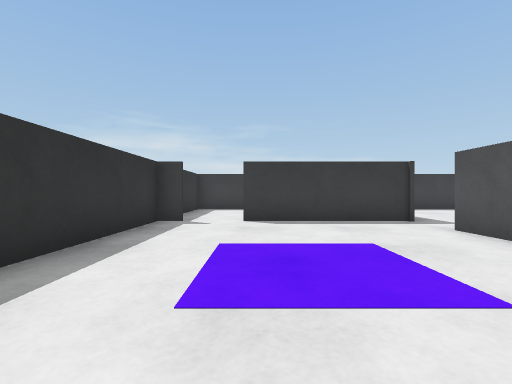
[1] (above)

24 first-person views from a walk through a robot-simulator world made for Webots. The camera is 0.71 m above the floor, looks level and sees 85° across. The floor is counted in squares, 1 m on a side. Each view is taken from the middle of a square. On the plan, view 1 faces up. The plan holds only what a view shows up to about 9 squares ahead; the rest is blank. Robots are left out.

[2]
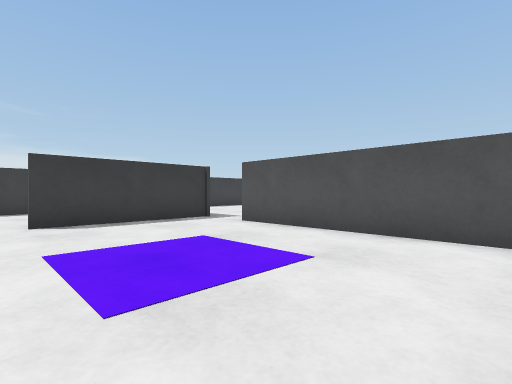

[3]
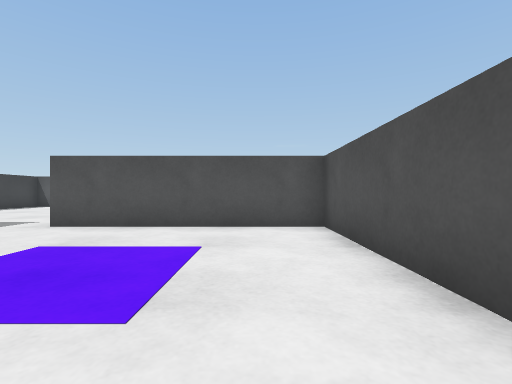

[4]
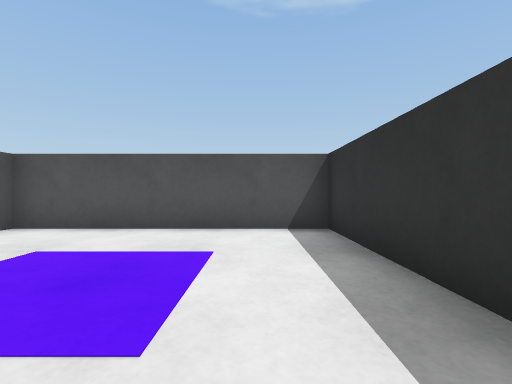

[5]
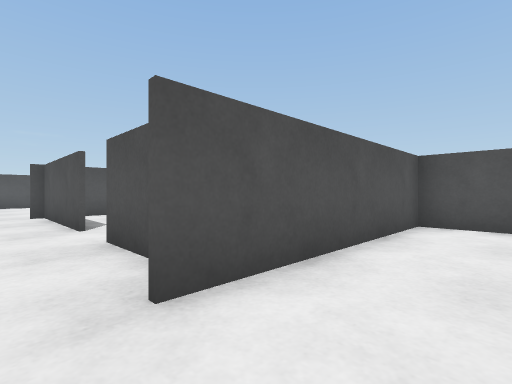

[6]
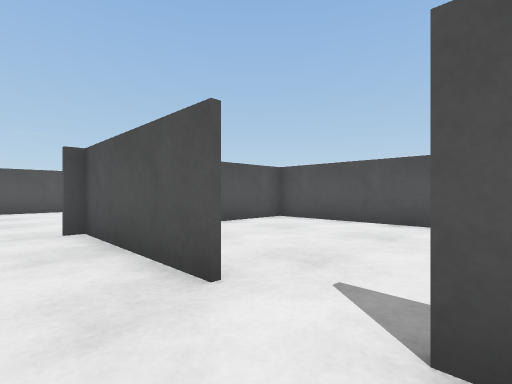

[7]
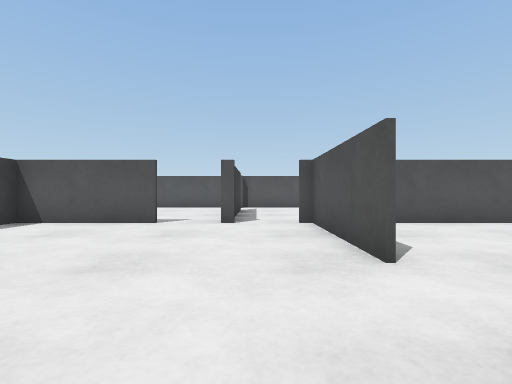

[8]
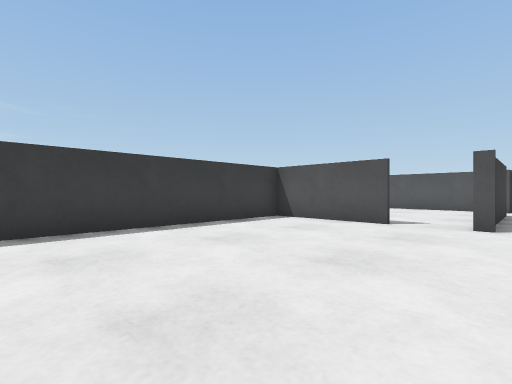

[9]
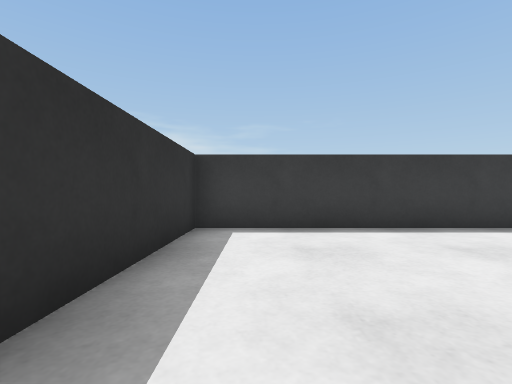

[10]
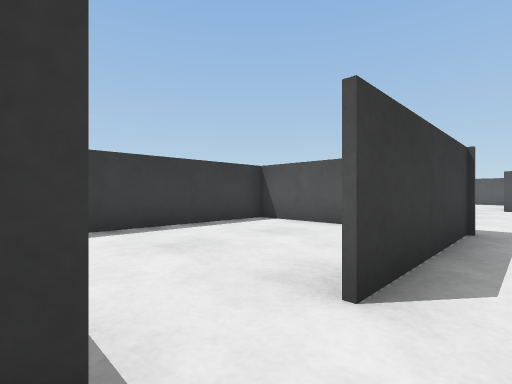

[11]
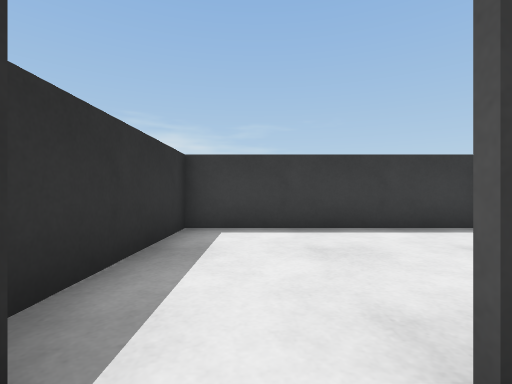

[12]
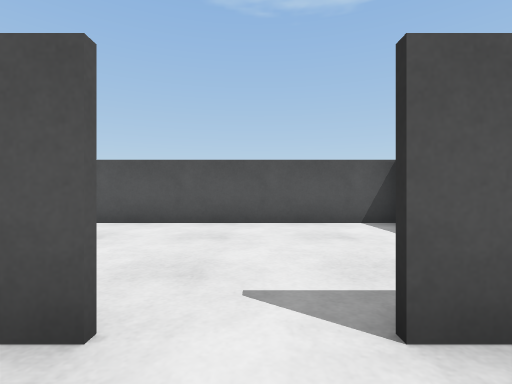

[13]
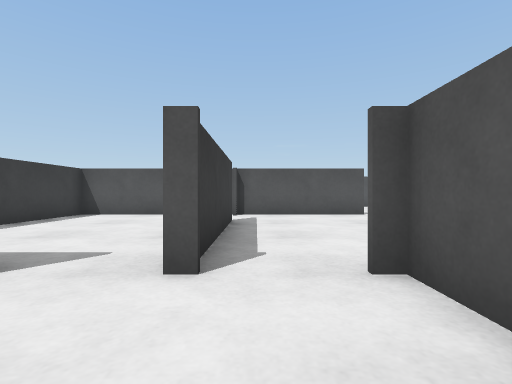

[14]
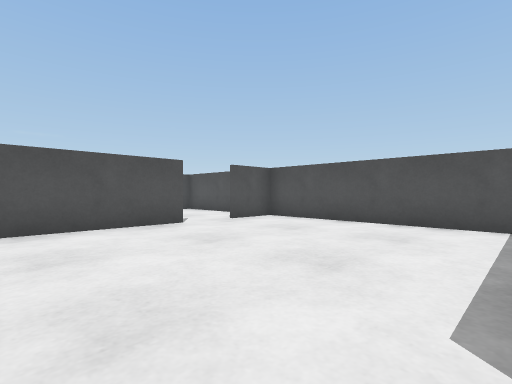

[15]
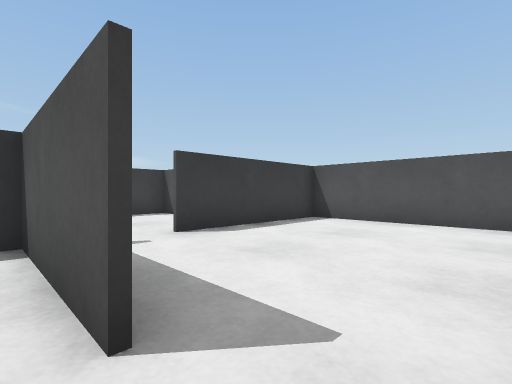

[16]
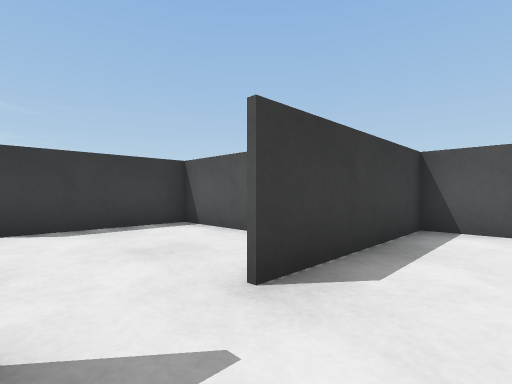

[17]
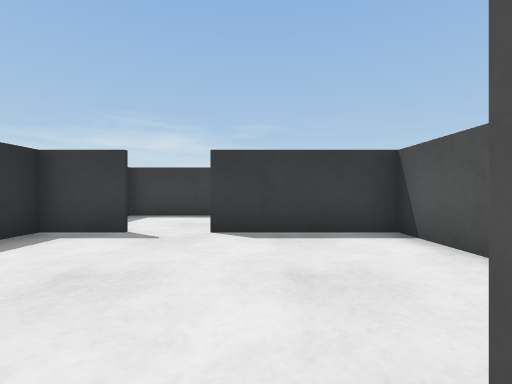

[18]
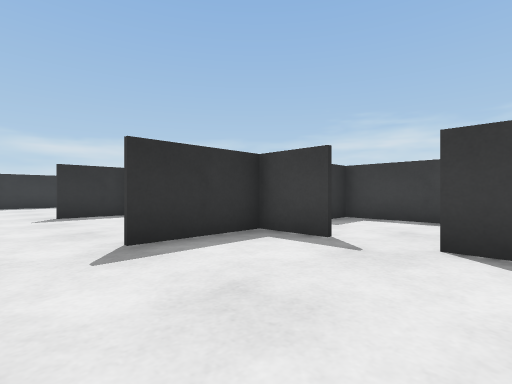

[19]
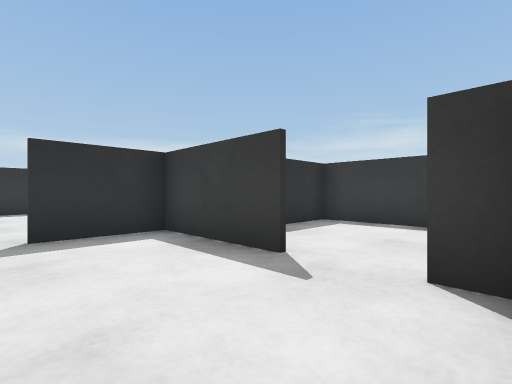

[20]
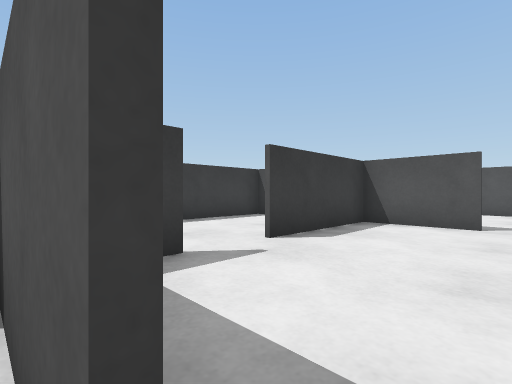

[21]
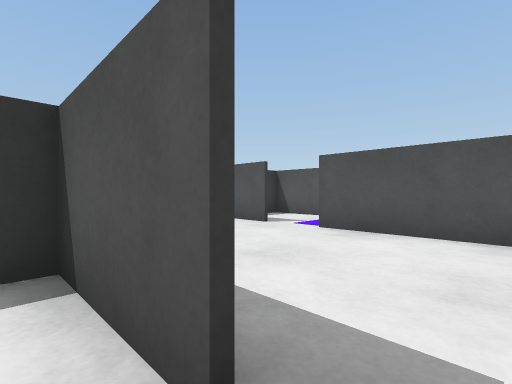

[22]
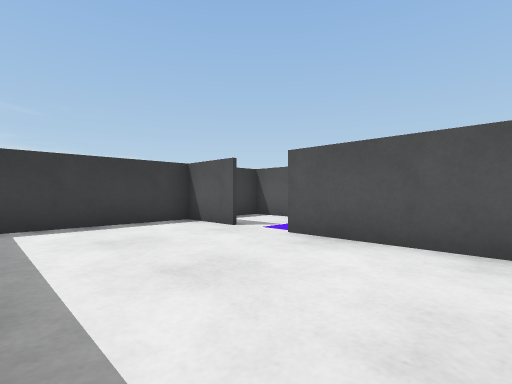

[23]
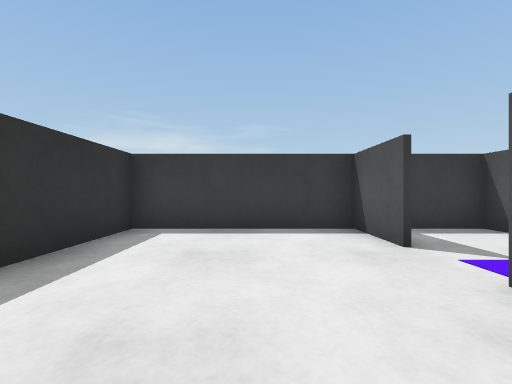

[24]
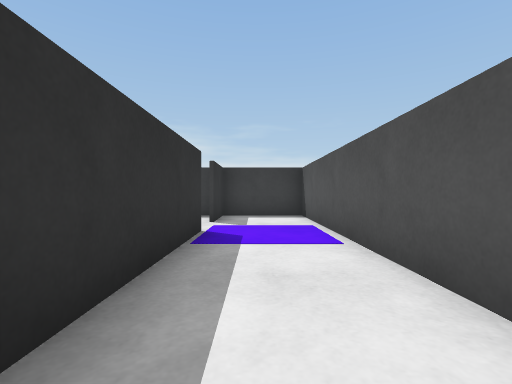

### Floor plan
Key: @ floor where view 1 was taken; # wall or solid block; . floor.
Columns run from 3 left of view 1 to 23 right of it. Each row starts with its distance up from view 1.
 20         ###################
 19         #...#......#...#..#
 18         #... ..... #...#..#
 17          ... ....  #......#
 16        ###..##..####...#..#
 15        #....#......#...#..#
 14 #......#....#......#...#..#
 13    ....................#..#
 12 ############### .##### #.
 11 #......#......#......#  .
 10 #......#......#......#
  9 #......#......#......#
  8 #......#.............#
  7 ##.#####.......#####.#
  6 #....................#
  5 #......###.####......#
  4 #......#......#......#
  3 #......#......#......#
  2 #......#......#........
  1 #......#......#......#.
  0 #..@...#......#......#
 -1 ######################

Positions as (right, up) in squares from view 1, and headings:
1: (0, 0), facing up
2: (-1, 0), facing up-right
3: (-2, 1), facing right
4: (-1, 5), facing down
5: (2, 6), facing down-right
6: (6, 6), facing down-right
7: (5, 6), facing right
8: (5, 6), facing up-right
9: (5, 6), facing up
10: (-2, 6), facing up-right
11: (-1, 6), facing up
12: (7, 6), facing down
13: (9, 6), facing right
14: (12, 6), facing down-right
15: (11, 7), facing up-right
16: (12, 10), facing up-right
17: (13, 11), facing up
18: (13, 12), facing up-left
19: (9, 13), facing up-left
20: (9, 13), facing up-right
21: (15, 13), facing up-right
22: (16, 13), facing up-right
23: (18, 14), facing up
24: (21, 11), facing up
